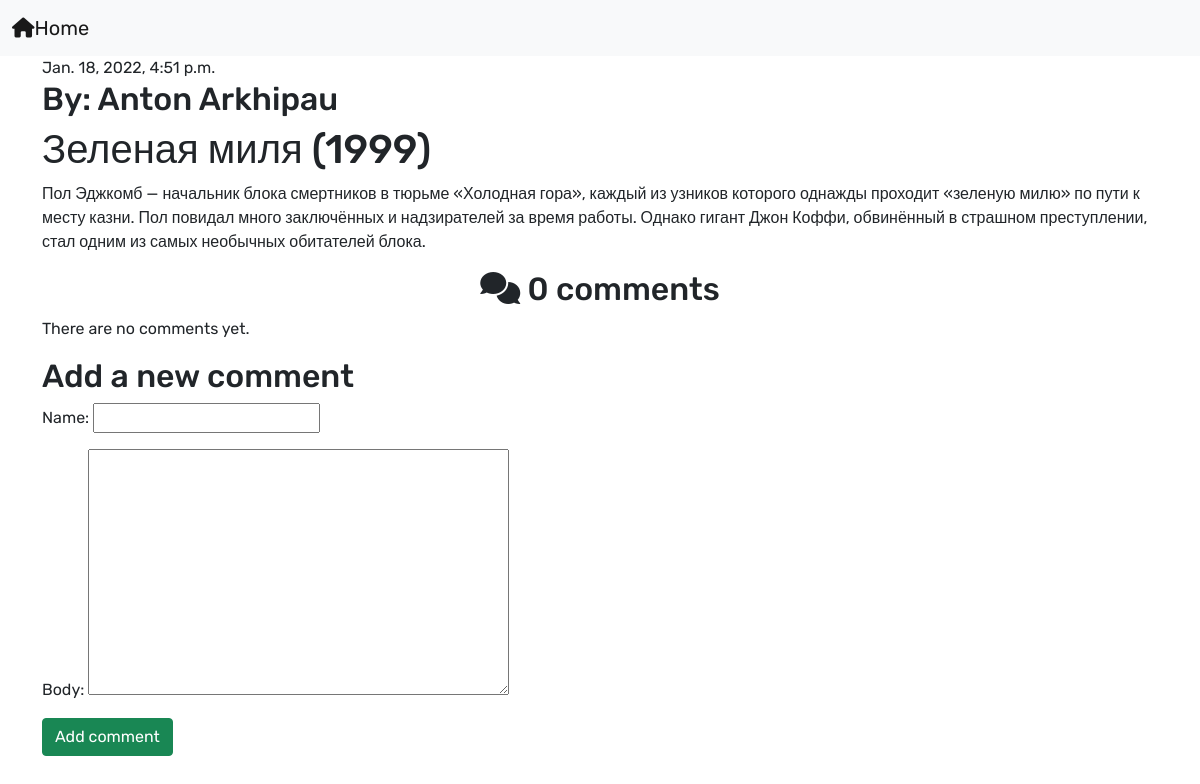
The app's page /post/4/ with its own data.
### blog/models.py (models this page shows, shortened)
class Post(models.Model):
    author = models.ForeignKey(settings.AUTH_USER_MODEL, on_delete=models.CASCADE) # первичный ключ таблицы (генерируется автоматически при создании нового поста)
    title = models.CharField(max_length=150) # текстовое поле ограниченное 150 исмволами
    text = models.TextField() # текстовое поле, неограниченное размерами
    created = models.DateTimeField(default=timezone.now) # исходя из названия, будет отображать время создания поста
    tags = TaggableManager()

### blog/views.py (the view)
# urls.py: path('post/<int:pk>/', views.post_detail, name="post_detail"),
def post_detail(request, pk):
    post = get_object_or_404(Post,
                             pk=pk)  # эта строчка. pk = это парметр функции get_object_or_404, а второй pk - это парметр функции post_detail
    comments = post.comments.filter(
        active=True)  # запрос(QuerySet) для получения всех активных комментариев для конкретного поста.
    if request.method == 'POST':  # если же запрос POST
        comment_form = CommentForm(data=request.POST)  # то созд. экземпляр формы с использованием отправных данных
        if comment_form.is_valid():  # проверка с помошью is_valid, если же не прошла проверку, то будут отображаться ошибки валидности в шаблоне
            new_comment = comment_form.save(
                commit=False)  # если она валидная, то 1. созд. новый объект Comment вызвав метод save
            new_comment.post = post  # связь комментария с конкретным постом
            new_comment.save()  # созраняем комментарий в БД
    else:  # если request.method == 'GET', т.е. мы исп. один и тот же view для отображения формы заполнения комментария
        comment_form = CommentForm()
    return render(request, 'blog/post_detail.html', {'post': post,
                                                     'comments': comments,
                                                     'comment_form': comment_form})  # 'post' это ключ, по которому осущ запрос на верхней строчке

### blog/forms.py
class CommentForm(ModelForm):
    class Meta:
        model = Comment
        fields = ('name', 'body')

### blog/templates/blog/post_detail.html (shortened to what this page needs)
{% extends 'blog/base.html' %}
{% block content %}
<div class="container">
    <div class="post">
        {% if post.created %}
            <div class="date">
                {{ post.created }}
            </div>
        {%  endif %}
        <h2>By: {{post.author.first_name}} {{post.author.last_name}}</h2>
        <h1>{{post.title}}</h1>
        <p>{{post.text}}</p>
        {% with comments.count as total_comments %}
            <h2 style="text-align: center"><i class="fas fa-comments"></i>
                {{ total_comments }} comment{{ total_comments|pluralize }}
            </h2>
        {% endwith %}
        {% for comment in comments %}
            <div class="comment">
                <p class="info"><i class="fab fa-creative-commons-by"></i>
                    Comment {{ forloop.counter }} by {{ comment.name }}
                    {{ comment.created }}
                </p>
                {{ comment.body|linebreaks }}
            </div>
        {% empty %}
            <p>There are no comments yet.</p>
        {% endfor %}
        {% if new_comment %}
            <h2>Your comment has been added.</h2>
        {% else %}
            <h2>Add a new comment</h2>
            <form action="." method="post">
                {{ comment_form.as_p }}
                <p><input type="submit" class="btn btn-success" value="Add comment"></p>
            </form>
        {% endif %}
    </div>
</div>
{% endblock %}

### blog/templates/blog/base.html (style rules this page uses)
body { font-family: 'Rubik', sans-serif; }

### records on screen
Post: created "Jan. 18, 2022, 4:51 p.m.", author.first_name "Anton", author.last_name "Arkhipau", title "Зеленая миля (1999)", text "Пол Эджкомб — начальник блока смертников в тюрьме «Холодная гора», каждый из узников которого однажды проходит «зеленую милю» по пути к месту казни. Пол повидал много заключённых и надзирателей за время работы. Однако гигант Джон Коффи, обвинённый в страшном преступлении, стал одним из самых необычных обитателей блока."

### other values on screen
{{ total_comments }} "0"
